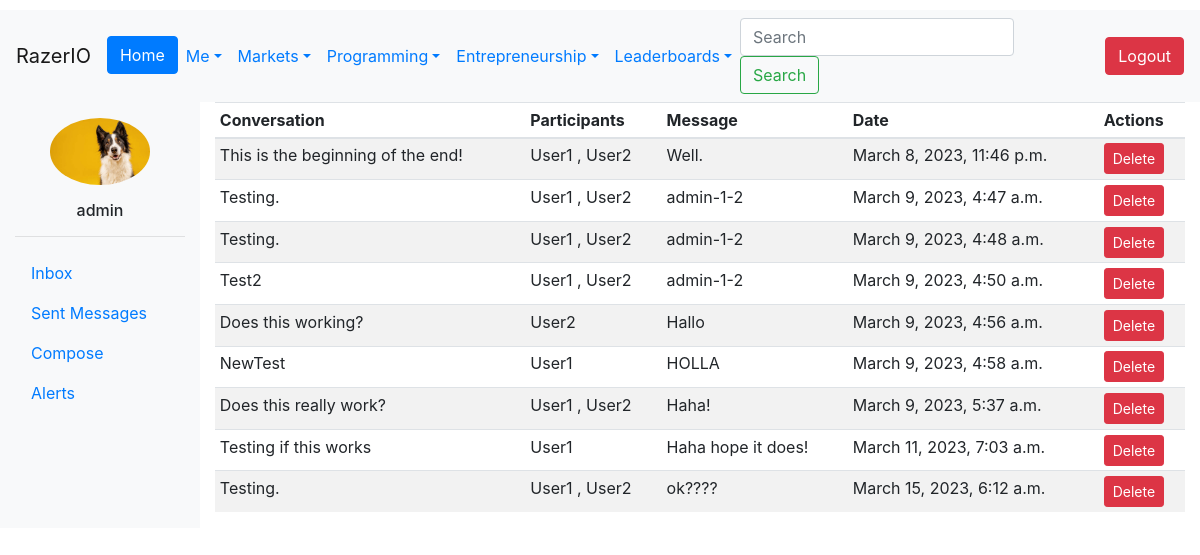
The page /outbox/ (signed in) on the database its author committed.
### Users/models.py (models this page shows, shortened)
class CustomUser(AbstractUser):
    Bio = models.CharField(max_length=240, default='')
    Salary = models.IntegerField(default=0)
    Company = models.ForeignKey('Company.Company', on_delete=models.CASCADE,
                                   null=True, blank=True)
    Country = models.ForeignKey(Country, on_delete=models.CASCADE, null=True)
    Region = models.ForeignKey(Region, on_delete=models.CASCADE, null=True)
    ProfilePic = models.ImageField(upload_to=upload_to, null=True, blank=True)
    Skill = models.ManyToManyField(Skill, through="User_Skill")
    Company_Verified_Email = models.BooleanField(default=False)
    badges = models.JSONField(default=dict)

### MessagingAlerts/models.py (models this page shows, shortened)
class Message(models.Model):
    sender = models.ForeignKey(User, on_delete=models.CASCADE, related_name='send_messages')
    content = models.TextField(max_length=10000)
    timestamp = models.DateTimeField(auto_now_add=True)
    conversation = models.ForeignKey(Conversation, on_delete=models.CASCADE)

class Conversation(models.Model):
    participants = models.ManyToManyField(User, through='Participant', related_name='conversations')
    created_at = models.DateTimeField(auto_now_add=True)
    subject = models.TextField(max_length=256, blank=True, null=True)

### MessagingAlerts/views.py (the view)
# urls.py: path('outbox/', outbox, name='outbox'),
def outbox(request):
    user = request.user
    messages = Message.objects.filter(sender=user).select_related('conversation')
    conversations = Conversation.objects.filter(participants=user).select_related('participants')
    context = {'messages':messages, 'conversations':conversations, }
    return render(request, 'outbox.html', context=context)

### templates/outbox.html
{% extends 'base.html' %}
{% load static %}
{% block content %}
  <div class="container-fluid">
    <div class="row">
      <div class="col-md-2 col-sm-3 bg-light">
        <div class="pt-3">
          {% if request.user.ProfilePic %}
            <img src="{{ request.user.ProfilePic.url }}" alt="Profile Image" class="rounded-circle mx-auto d-block img-fluid" width="100">
          {% else %}
            <img src="{% static 'img/pfp.jpg' %}" alt="Profile Image" class="rounded-circle mx-auto d-block img-fluid" width="100">
          {% endif %}
          <h6 class="text-center mt-3">{{ request.user.username }}</h6>
        </div>
        <hr>
        <ul class="nav flex-column">
          <li class="nav-item">
            <a class="nav-link" href="{% url 'inbox' %}">Inbox</a>
          </li>
          <li class="nav-item">
            <a class="nav-link" href="{% url 'outbox' %}">Sent Messages</a>
          </li>
          <li class="nav-item">
            <a class="nav-link" href="{% url 'new_conversation' %}">Compose</a>
          </li>
          <li class="nav-item">
            <a class="nav-link" href="{% url 'alerts' %}">Alerts</a>
          </li>
        </ul>
      </div>
      <div class="col-md-10 col-sm-9">
        {% if messages %}
          <div class="table-responsive">
            <table class="table table-striped table-sm">
              <thead>
                <tr>
                  <th>Conversation</th>
                  <th>Participants</th>
                  <th>Message</th>
                  <th>Date</th>
                  <th>Actions</th>
                </tr>
              </thead>
              <tbody>
                {% for message in messages %}
                  <tr>
                    <td>{{ message.conversation.subject }}</td>
                    <td>
                      {% for participant in message.conversation.participants.all %}
                        {% if participant != message.sender %}
                          {{ participant.username }}
                          {% if not forloop.last %}, {% endif %}
                        {% endif %}
                      {% endfor %}
                    </td>
                    <td>{{ message.content }}</td>
                    <td>{{ message.timestamp }}</td>
                    <td>
                      <a href="#" class="btn btn-danger btn-sm">Delete</a>
                    </td>
                  </tr>
                {% endfor %}
              </tbody>
            </table>
          </div>
        {% else %}
          <p>You have no messages in your outbox.</p>
        {% endif %}
      </div>
    </div>
  </div>
{% endblock %}

### rows shown on the page
CustomUser: user.ProfilePic (picture), user.username "admin"
Message: conversation.subject "This is the beginning of the end!", content "Well.", timestamp "March 8, 2023, 11:46 p.m."
CustomUser: username "User1"
CustomUser: username "User2"
Message: conversation.subject "Testing.", content "admin-1-2", timestamp "March 9, 2023, 4:47 a.m."
Message: conversation.subject "Testing.", content "admin-1-2", timestamp "March 9, 2023, 4:48 a.m."
Message: conversation.subject "Test2", content "admin-1-2", timestamp "March 9, 2023, 4:50 a.m."
Message: conversation.subject "Does this working?", content "Hallo", timestamp "March 9, 2023, 4:56 a.m."
Message: conversation.subject "NewTest", content "HOLLA", timestamp "March 9, 2023, 4:58 a.m."
Message: conversation.subject "Does this really work?", content "Haha!", timestamp "March 9, 2023, 5:37 a.m."
Message: conversation.subject "Testing if this works", content "Haha hope it does!", timestamp "March 11, 2023, 7:03 a.m."
Message: conversation.subject "Testing.", content "ok????", timestamp "March 15, 2023, 6:12 a.m."
